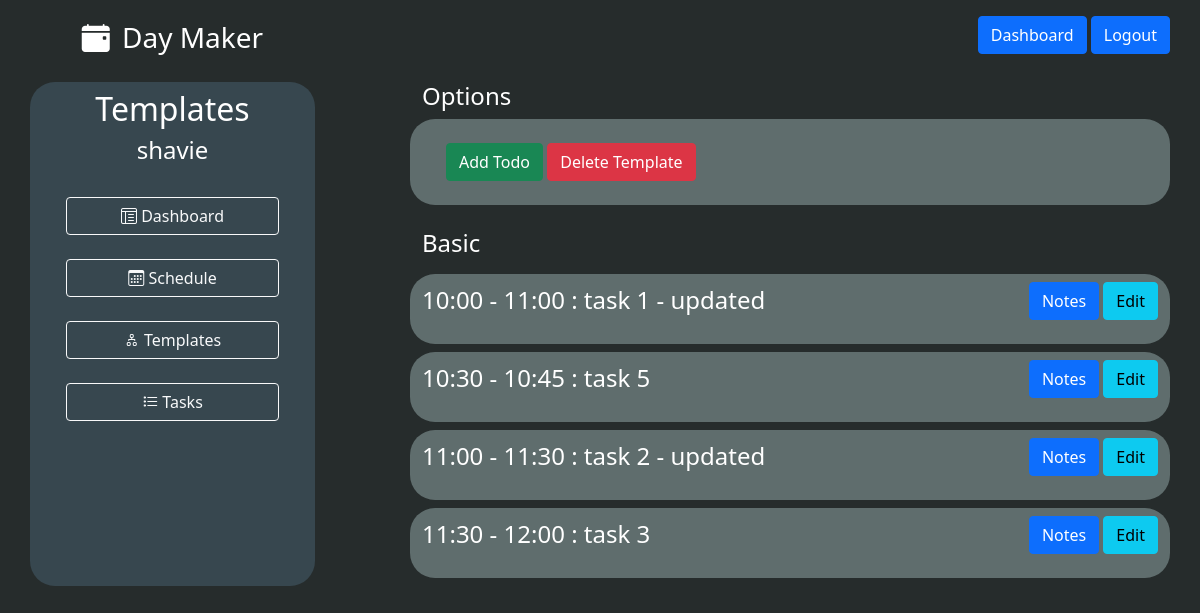
/view_template/Basic (signed in), run on an earlier commit of the app's database.
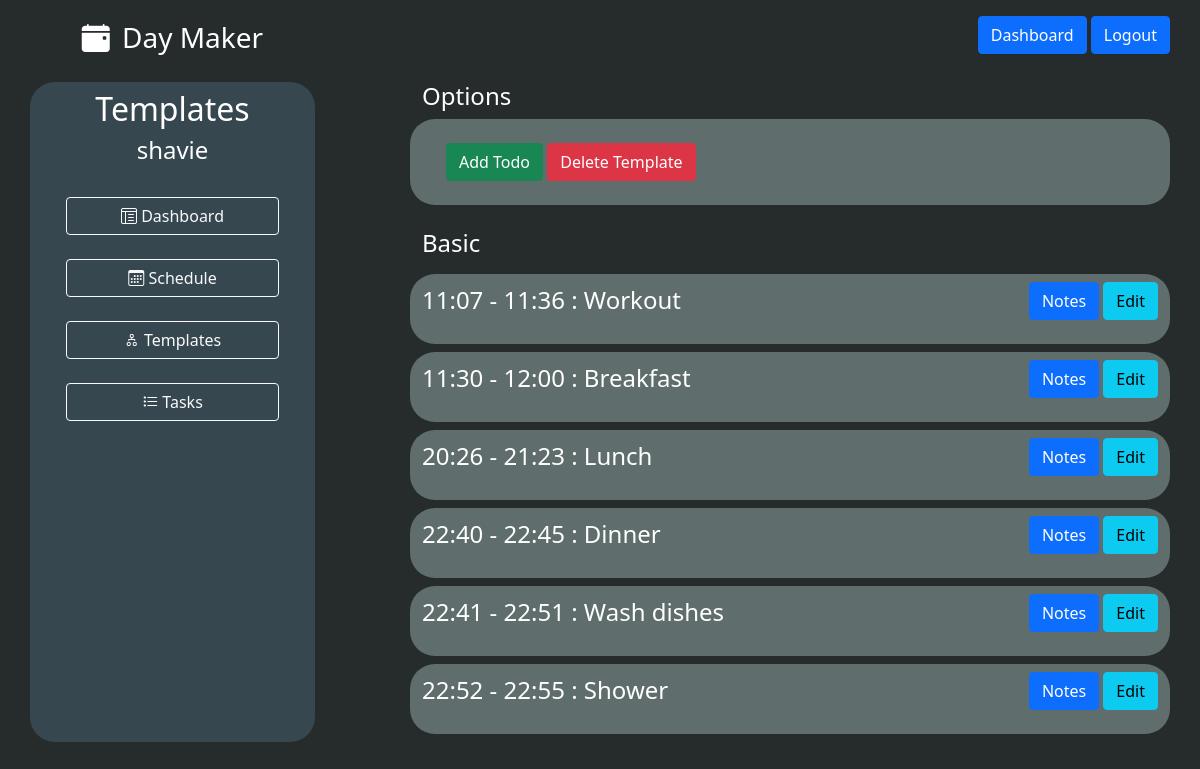
And on a later commit of the database.
### models.py (models this page shows, shortened)
class User(UserMixin, db.Model):
    id = db.Column(db.Integer, primary_key = True)
    username = db.Column(db.String(30), unique = True, index = True)
    email = db.Column(db.String(64), index=True, unique=True)
    password = db.Column(db.String(128))
    schedules = db.relationship('Schedule', backref='user', lazy='dynamic', cascade='all, delete, delete-orphan')
    templates = db.relationship('Template', backref='user', lazy='dynamic', cascade='all, delete, delete-orphan')
    tasks = db.relationship('Task', backref='user', lazy='dynamic', cascade='all, delete, delete-orphan')

class Template(db.Model):
    id = db.Column(db.Integer, primary_key = True)
    name = db.Column(db.String(25), index=True)
    todos = db.relationship('Todo', backref='template', lazy='dynamic', cascade='all, delete, delete-orphan')
    schedules = db.relationship('Schedule', backref='template', lazy='dynamic', cascade='all, delete, delete-orphan')
    user_id = db.Column(db.Integer, db.ForeignKey('user.id'))

class Todo(db.Model):
    id = db.Column(db.Integer, primary_key = True)
    notes = db.Column(db.String(200))
    start_time = db.Column(db.Time)
    end_time = db.Column(db.Time)
    task_id = db.Column(db.Integer, db.ForeignKey('task.id'))
    template_id = db.Column(db.Integer, db.ForeignKey('template.id'))
    task = db.relationship('Task', overlaps="todos")

class Task(db.Model):
    id = db.Column(db.Integer, primary_key = True)
    title = db.Column(db.String(50), index = True)
    user_id = db.Column(db.Integer, db.ForeignKey('user.id'))
    todos = db.relationship('Todo', lazy='dynamic', cascade='all, delete, delete-orphan')

### routes.py (the view)
@app.route('/view_template/<template>')
@login_required
def view_template(template):
    current_template = Template.query.filter_by(user_id=current_user.id, name=template).first()
    todos = Todo.query.filter_by(template_id=current_template.id).all()
    EditForm = EditTodoForm()
    EditForm.new_task.choices = [(task.id, task.title) for task in Task.query.filter_by(user_id=current_user.id).all()]
    AddForm = TodoForm()
    AddForm.task.choices = [(task.id, task.title) for task in Task.query.filter_by(user_id=current_user.id).all()]
    return render_template('view_template.html', template=template, todos=todos, AddForm=AddForm, EditTodoForm=EditForm)

### routes.py (called while the page is built)
@login_manager.user_loader
def load_user(id):
    return User.query.get(int(id))

### templates/view_template.html (shortened to what this page needs)
{% extends 'base.html' %}
{% block content %}
    <div class="container h-100">
        <div class="row justify-content-center mt-4">
            <div class="col-3 text-white  day-primary curved">
                <h2 class="mt-2 text-center">Templates</h2>
                <h4 class="mt-2 text-center">{{current_user.username}}</h2>
                <div class="row gap-1 justify-content-center pb-4">
                  <div class="col-10">
                    <h4 class="mt-4"><a href="{{ url_for('dashboard')}}" class="btn btn-outline-light w-100"><i class="bi bi-layout-text-window-reverse"></i> Dashboard</a></h4>
                    <h4 class="mt-4"><a href="{{ url_for('schedule')}}" class="btn btn-outline-light w-100"><i class="bi bi-calendar3"></i> Schedule</a></h4>
                    <h4 class="mt-4"><a href="{{ url_for('templates')}}" class="btn btn-outline-light w-100"><i class="bi bi-diagram-2"></i> Templates</a></h4>
                    <h4 class="mt-4"><a href="{{ url_for('tasks')}}" class="btn btn-outline-light w-100"><i class="bi bi-list-task"></i> Tasks</a></h4>
                  </div>
                </div>
            </div>
            <div class="col-1"></div>
            <div class="col-8 ">
                <h4 class="text-white">Options</h4>
                <div class="row day-secondary curved p-4">
                    <div>
                        <a class="btn btn-success" data-bs-toggle="collapse" href="#templateForm" role="button" aria-expanded="false" aria-controls="templateForm">Add Todo</a>
                        <a href="{{ url_for('delete_template', template=template) }}" class="btn btn-danger">Delete Template</a>
                    </div>
                </div>
                <h4 class="text-white mt-4">{{ template }}</h4>
                <div class="row">
                    <div class="col-12">
                        {% for todo in todos|sort(attribute='start_time') %}
                        <div class="row day-secondary my-2 py-2 curved">
                                <div class="col fs-4 text-white ">
                                    <div>{{ todo.start_time.strftime("%H:%M") }} - {{ todo.end_time.strftime("%H:%M") }} : {{ todo.task.title }}</div>
                                </div>
                                <div class="col text-end">
                                    <div class="btn btn-primary" data-bs-toggle="collapse" href="#notes{{ todo.id }}" role="button" aria-expanded="false" aria-controls="notes">Notes</div>
                                    <div class="btn btn-info" data-bs-toggle="collapse" href="#edit{{ todo.id }}" role="button" aria-expanded="false" aria-controls="edit">Edit</div>
                                </div>
                        </div>
                        {% endfor %}
                    </div>
                </div>
            </div>
        </div>
    </div>
{% endblock %}

### templates/base.html (shortened to what this page needs)
<!DOCTYPE html>
<html lang="en">
<head>
    {% block head %}
    <link href="https://cdn.jsdelivr.net/npm/bootstrap@5.0.1/dist/css/bootstrap.min.css" rel="stylesheet">
    <link rel="stylesheet" href="https://cdn.jsdelivr.net/npm/bootstrap-icons@1.5.0/font/bootstrap-icons.css">
    <link rel="stylesheet" href="../static/styles.css">
    {% endblock %}
</head>
<body >
  <header class="container pt-3">
    <div class="row">
      <div class="col-3 text-center">
        <a href="{{url_for('home')}}">
          <i class="bi bi-calendar-event-fill text-white fs-3"></i>
          <span class="fs-3 ms-2 text-white">Day Maker</span>
        </a>
      </div>
      <div class="col-9 pe-0">
          <div class="ms-auto text-white text-end">
            {% if current_user.is_authenticated %}
            <span class="btn btn-primary"><a class="text-white" href="{{url_for('dashboard')}}">Dashboard</a></span>
            <span class="btn btn-primary"><a class="text-white" href="{{url_for('logout')}}">Logout</a></span>
            {% endif %}
          </div>
      </div>
    </div>
  </header>
  {% block content %}{% endblock %}
</body>
</html>

### static/styles.css (style rules this page uses)
html, body { height: 100%; background-color: #262C2C; }
.day-primary { background-color: #37474F; }
.day-secondary { background-color: #5F6D6D; }
.curved { border-radius: 25px; }
a { text-decoration: none; color: black; }

What changed in the data, as far as the page shows it:
removed Todo: start_time "10:00", end_time "11:00", task "task 1 - updated"
changed Todo: start_time "11:00" → "11:07"; end_time "11:30" → "11:36"; task "task 2 - updated" → "Workout"
changed Todo: task "task 3" → "Breakfast"
added Todo: start_time "20:26", end_time "21:23", task "Lunch"
added Todo: start_time "22:40", end_time "22:45", task "Dinner"
changed Todo: start_time "10:30" → "22:41"; end_time "10:45" → "22:51"; task "task 5" → "Wash dishes"; moves down the list
added Todo: start_time "22:52", end_time "22:55", task "Shower"
